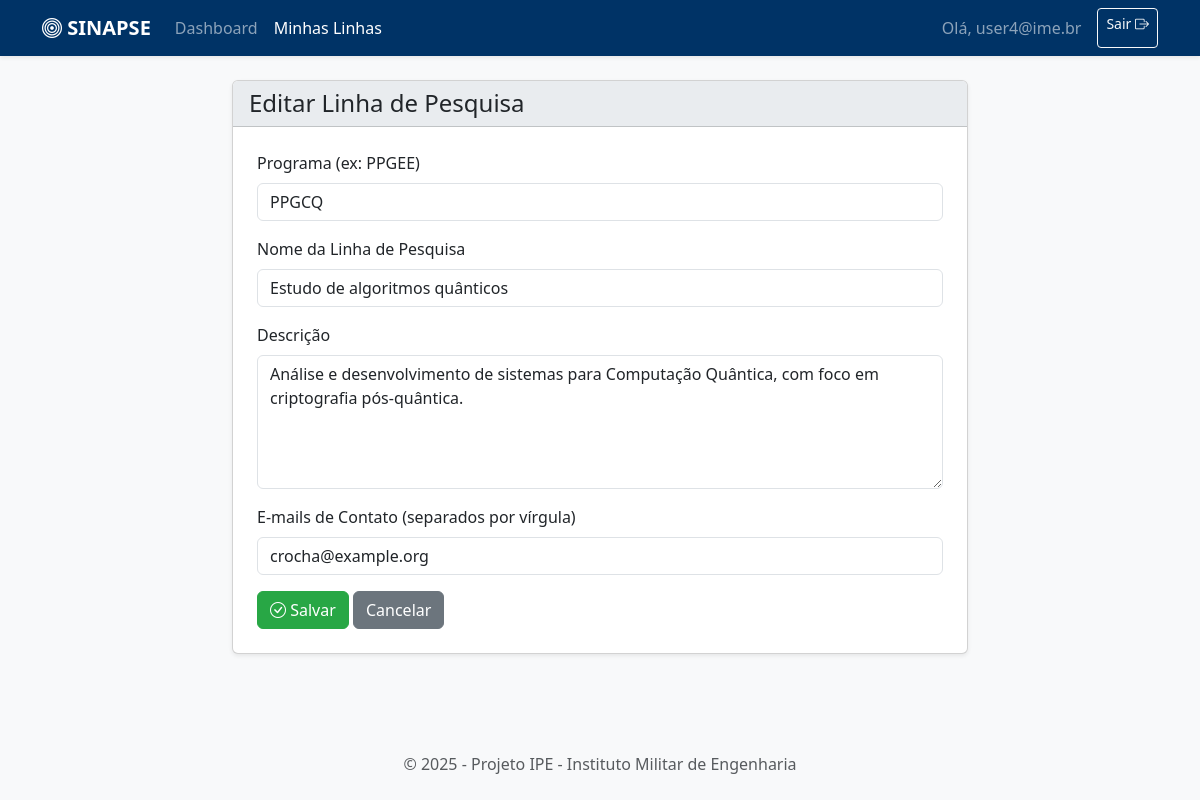
The page /linhas/editar/5 (signed in) on the database its author committed.
### tables this page shows
CREATE TABLE linha_ime (
                id INTEGER PRIMARY KEY AUTOINCREMENT,
                programa TEXT,
                linha TEXT,
                descricao TEXT,
                emails_contato TEXT,
                embedding BLOB,
                user_id INTEGER,
                FOREIGN KEY (user_id) REFERENCES users (id)
            );

### app.py (the view, shortened to what this page needs)
@app.route('/linhas/editar/<int:linha_id>', methods=['GET', 'POST'])
@login_required
def editar_linha(linha_id):
    user_id = session['user_id']
    linha = motor.get_linha_by_id(linha_id, user_id)
    if linha is None:
        flash("Linha de pesquisa não encontrada ou você não tem permissão para editá-la.", "danger")
        return redirect(url_for('listar_linhas'))
    return render_template('linha_form.html', titulo="Editar Linha de Pesquisa", linha=linha)

### app.py (called while the page is built)
def login_required(f):
    @wraps(f)
    def decorated_function(*args, **kwargs):
        if 'user_id' not in session:
            flash("Você precisa fazer login para acessar esta página.", "warning")
            return redirect(url_for('login'))
        return f(*args, **kwargs)
    return decorated_function

### motor_ia.py (called while the page is built)
    def _get_db_conn(self):
        try:
            conn = sqlite3.connect(self.db_path, detect_types=sqlite3.PARSE_DECLTYPES | sqlite3.PARSE_COLNAMES)
            conn.row_factory = self._dict_factory
            return conn
        except sqlite3.Error as e:
            print(f"Erro ao conectar ao banco de dados SQLite '{self.db_path}': {e}")
            return None # Retorna None se a conexão falhar

    def _dict_factory(self, cursor, row):
        d = {}
        for idx, col in enumerate(cursor.description):
            d[col[0]] = row[idx]
        return d

    def get_linha_by_id(self, linha_id, user_id):
        conn = self._get_db_conn()
        if not conn: return None
        try:
            cursor = conn.cursor()
            linha = cursor.execute("SELECT * FROM linha_ime WHERE id = ? AND user_id = ?", (linha_id, user_id)).fetchone()
            conn.close()
            return linha
        except sqlite3.Error as e:
            print(f"Erro ao buscar linha por ID: {e}")
            conn.close()
            return None

### templates/linha_form.html (shortened to what this page needs)
{% extends "base.html" %}
{% block content %}
<div class="row justify-content-center">
    <div class="col-lg-8">
        <div class="card shadow-sm">
            <div class="card-header h4">
                {{ titulo }}
            </div>
            <div class="card-body p-4">
                <form method="post">
                    <div class="mb-3">
                        <label for="programa" class="form-label">Programa (ex: PPGEE)</label>
                        <input type="text" class="form-control" id="programa" name="programa" value="{{ linha.programa if linha else '' }}" required>
                    </div>
                    <div class="mb-3">
                        <label for="linha" class="form-label">Nome da Linha de Pesquisa</label>
                        <input type="text" class="form-control" id="linha" name="linha" value="{{ linha.linha if linha else '' }}" required>
                    </div>
                    <div class="mb-3">
                        <label for="descricao" class="form-label">Descrição</label>
                        <textarea class="form-control" id="descricao" name="descricao" rows="5" required>{{ linha.descricao if linha else '' }}</textarea>
                    </div>
                    <div class="mb-3">
                        <label for="emails_contato" class="form-label">E-mails de Contato (separados por vírgula)</label>
                        <input type="text" class="form-control" id="emails_contato" name="emails_contato" value="{{ linha.emails_contato if linha else '' }}">
                    </div>
                    <button type="submit" class="btn btn-success"><i class="bi bi-check-circle"></i> Salvar</button>
                    <a href="{{ url_for('listar_linhas') }}" class="btn btn-secondary">Cancelar</a>
                </form>
            </div>
        </div>
    </div>
</div>
{% endblock %}

### templates/base.html (style rules this page uses)
body { background-color: #f8f9fa; }
.card-header { background-color: #e9ecef; }
.btn-success { background-color: #28a745; border-color: #28a745; }

### rows shown on the page
linha_ime: programa "PPGCQ", linha "Estudo de algoritmos quânticos", descricao "Análise e desenvolvimento de sistemas para Computação Quântica, com foco em criptografia pós-quântica.", emails_contato "crocha@example.org"

### other values the page prints
{{ session.user_email }} "user4@ime.br"
{{ titulo }} "Editar Linha de Pesquisa"
